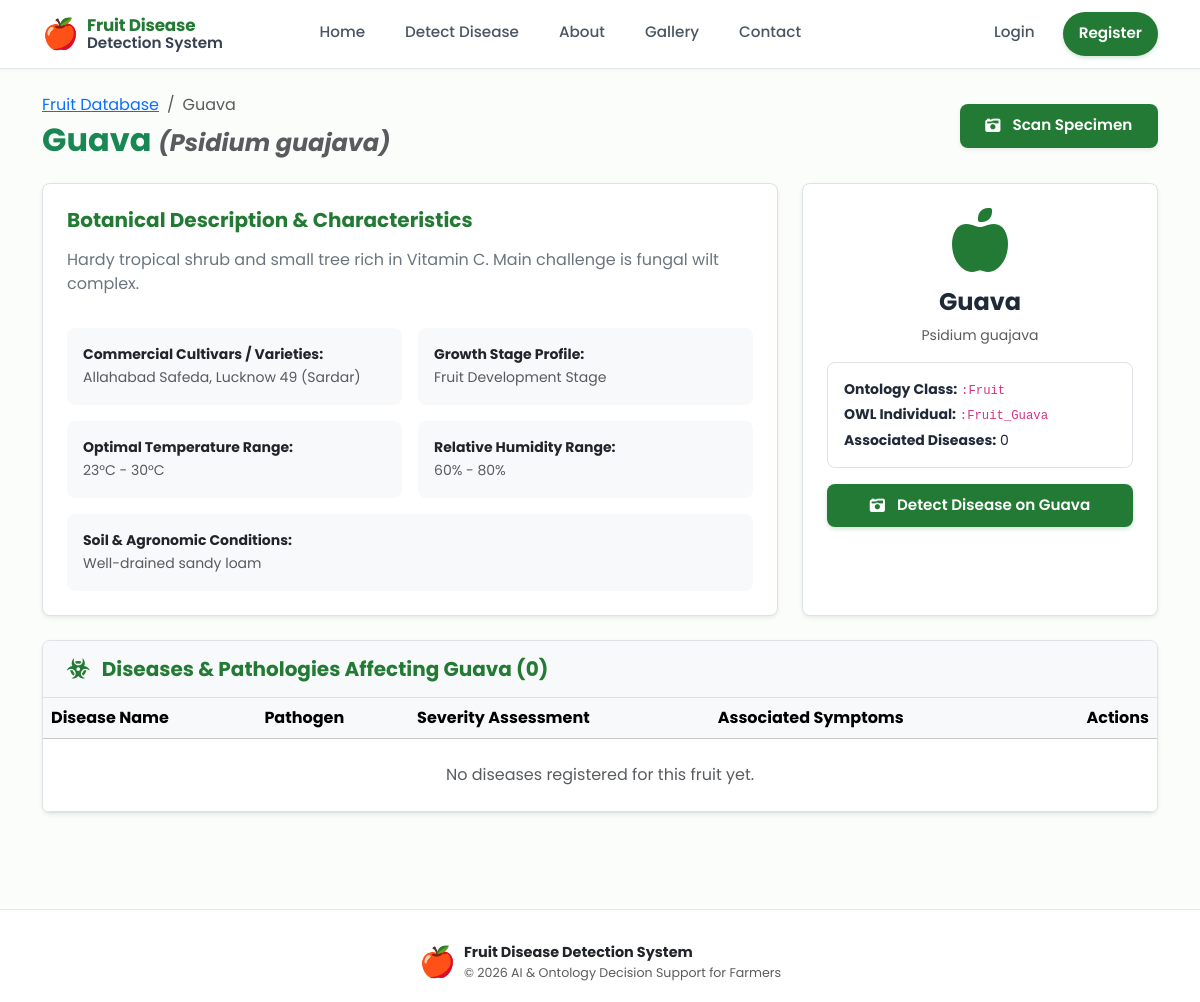
/fruits/6/, run on an earlier commit of the app's database.
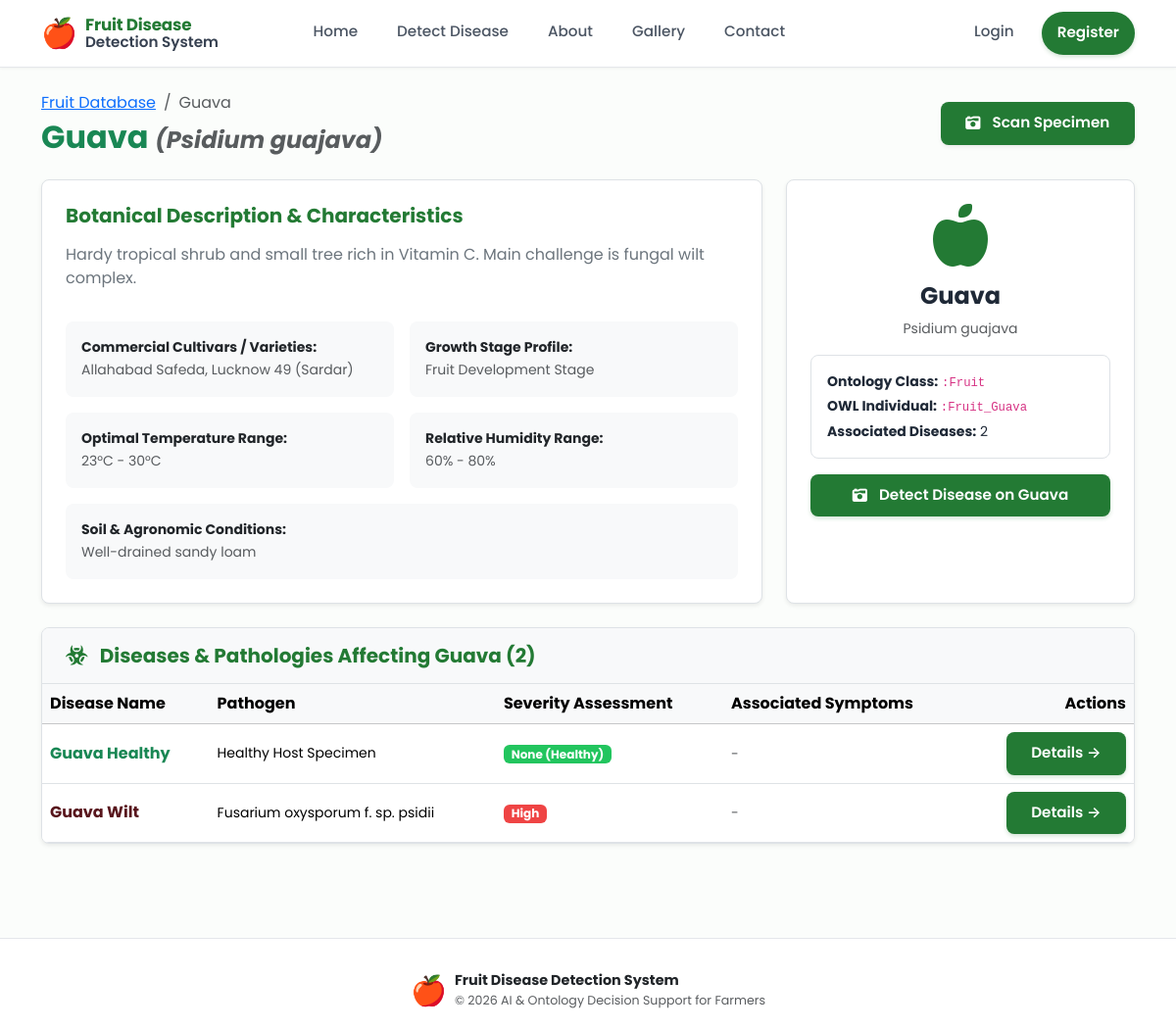
And on a later commit of the database.
### fruits/models.py (models this page shows, shortened)
class Fruit(models.Model):
    GROWTH_STAGES = [
        ('flowering', 'Flowering Stage'),
        ('fruit_set', 'Fruit Set Stage'),
        ('development', 'Fruit Development Stage'),
        ('maturation', 'Maturation / Ripening Stage'),
        ('harvest', 'Harvest / Post-Harvest Stage'),
    ]
    fruit_name = models.CharField(max_length=100, unique=True)
    scientific_name = models.CharField(max_length=150, blank=True, default='')
    variety = models.CharField(max_length=150, blank=True, default='Standard Commercial Varieties')
    varieties = models.ManyToManyField(Variety, blank=True, related_name='fruits')
    color = models.CharField(max_length=60, blank=True, default='Green / Yellow / Red')
    growth_stage = models.CharField(max_length=30, choices=GROWTH_STAGES, default='development')
    description = models.TextField(blank=True, default='')
    image = models.ImageField(upload_to='fruits/', blank=True, null=True)
    optimal_temperature = models.CharField(max_length=50, blank=True, default='20°C - 30°C')
    optimal_humidity = models.CharField(max_length=50, blank=True, default='60% - 80%')
    soil_type = models.CharField(max_length=100, blank=True, default='Well-drained loamy soil')
    created_at = models.DateTimeField(auto_now_add=True)
    updated_at = models.DateTimeField(auto_now=True)
    class Meta:
        ordering = ['fruit_name']

### diseases/models.py (models this page shows, shortened)
class Disease(models.Model):
    SEVERITY_LEVELS = [
        ('healthy', 'None (Healthy)'),
        ('low', 'Low'),
        ('moderate', 'Moderate'),
        ('high', 'High'),
        ('critical', 'Critical / Severe'),
    ]
    disease_name = models.CharField(max_length=150, unique=True)
    code_name = models.CharField(max_length=100, unique=True, help_text="Dataset class key, e.g., Mango___Anthracnose")
    affected_fruit = models.ForeignKey(Fruit, on_delete=models.CASCADE, related_name='diseases')
    is_healthy = models.BooleanField(default=False)
    pathogen = models.ForeignKey(Pathogen, on_delete=models.SET_NULL, null=True, blank=True, related_name='diseases')
    pathogen_name = models.CharField(max_length=150, blank=True, default='')
    severity = models.CharField(max_length=20, choices=SEVERITY_LEVELS, default='moderate')
    environmental_condition = models.CharField(max_length=200, blank=True, default='')
    description = models.TextField()
    image = models.ImageField(upload_to='diseases/', blank=True, null=True)
    symptoms = models.ManyToManyField(Symptom, blank=True, related_name='diseases')
    environmental_factors = models.ManyToManyField(EnvironmentalFactor, blank=True, related_name='diseases')
    treatments = models.ManyToManyField(Treatment, blank=True, related_name='diseases')
    preventions = models.ManyToManyField(Prevention, blank=True, related_name='diseases')
    created_at = models.DateTimeField(auto_now_add=True)
    updated_at = models.DateTimeField(auto_now=True)
    class Meta:
        ordering = ['affected_fruit__fruit_name', 'disease_name']

### fruits/views.py (the view)
# urls.py: path('<int:pk>/', fruit_detail_view, name='fruit_detail'),
def fruit_detail_view(request, pk):
    fruit = get_object_or_404(Fruit, pk=pk)
    diseases = fruit.diseases.all().prefetch_related('symptoms', 'treatments', 'preventions')
    return render(request, 'fruit_detail.html', {'fruit': fruit, 'diseases': diseases})

### templates/fruit_detail.html (shortened to what this page needs)
{% extends 'base.html' %}
{% block content %}
<div class="container py-4">
    <div class="d-flex justify-content-between align-items-center flex-wrap mb-4">
        <div>
            <nav aria-label="breadcrumb">
                <ol class="breadcrumb mb-1 small">
                    <li class="breadcrumb-item"><a href="{% url 'fruits:fruit_list' %}">Fruit Database</a></li>
                    <li class="breadcrumb-item active" aria-current="page">{{ fruit.fruit_name }}</li>
                </ol>
            </nav>
            <h2 class="fw-bolder text-success mb-0">{{ fruit.fruit_name }} <span class="text-muted fs-4 fst-italic">({{ fruit.scientific_name }})</span></h2>
        </div>
        <div class="d-flex gap-2 mt-2 mt-md-0">
            <a href="{% url 'detection:detect' %}" class="btn btn-theme-green btn-sm shadow-sm">
                <i class="fa-solid fa-camera-retro me-1"></i> Scan Specimen
            </a>
        </div>
    </div>
    <div class="row g-4 mb-4">
        <div class="col-lg-8">
            <div class="bg-white border rounded-3 p-4 shadow-sm h-100">
                <h5 class="fw-bold mb-3" style="color: var(--theme-green);">Botanical Description &amp; Characteristics</h5>
                <p class="text-secondary leading-relaxed">{{ fruit.description }}</p>
                <div class="row g-3 mt-2">
                    <div class="col-sm-6">
                        <div class="p-3 bg-light rounded-3">
                            <strong class="d-block text-dark small">Commercial Cultivars / Varieties:</strong>
                            <span class="text-muted small">{{ fruit.variety }}</span>
                        </div>
                    </div>
                    <div class="col-sm-6">
                        <div class="p-3 bg-light rounded-3">
                            <strong class="d-block text-dark small">Growth Stage Profile:</strong>
                            <span class="text-muted small">{{ fruit.get_growth_stage_display }}</span>
                        </div>
                    </div>
                    <div class="col-sm-6">
                        <div class="p-3 bg-light rounded-3">
                            <strong class="d-block text-dark small">Optimal Temperature Range:</strong>
                            <span class="text-muted small">{{ fruit.optimal_temperature }}</span>
                        </div>
                    </div>
                    <div class="col-sm-6">
                        <div class="p-3 bg-light rounded-3">
                            <strong class="d-block text-dark small">Relative Humidity Range:</strong>
                            <span class="text-muted small">{{ fruit.optimal_humidity }}</span>
                        </div>
                    </div>
                    <div class="col-12">
                        <div class="p-3 bg-light rounded-3">
                            <strong class="d-block text-dark small">Soil &amp; Agronomic Conditions:</strong>
                            <span class="text-muted small">{{ fruit.soil_type }}</span>
                        </div>
                    </div>
                </div>
            </div>
        </div>
        <div class="col-lg-4">
            <div class="bg-white border rounded-3 p-4 shadow-sm h-100 text-center bg-light">
                <i class="fa-solid fa-apple-whole fa-4x mb-3" style="color: var(--theme-green);"></i>
                <h4 class="fw-bold">{{ fruit.fruit_name }}</h4>
                <p class="text-muted small">{{ fruit.scientific_name }}</p>
                <div class="p-3 bg-white rounded-3 border text-start mb-3 small">
                    <div><strong>Ontology Class:</strong> <code>:Fruit</code></div>
                    <div class="mt-1"><strong>OWL Individual:</strong> <code>:Fruit_{{ fruit.fruit_name }}</code></div>
                    <div class="mt-1"><strong>Associated Diseases:</strong> {{ diseases.count }}</div>
                </div>
                <a href="{% url 'detection:detect' %}" class="btn btn-theme-green w-100 fw-semibold">
                    <i class="fa-solid fa-camera-retro me-1"></i> Detect Disease on {{ fruit.fruit_name }}
                </a>
            </div>
        </div>
    </div>
    <div class="bg-white border rounded-3 shadow-sm mb-4 overflow-hidden">
        <div class="px-4 py-3 border-bottom d-flex justify-content-between align-items-center bg-light">
            <h5 class="fw-bold mb-0" style="color: var(--theme-green);">
                <i class="fa-solid fa-biohazard me-2"></i> Diseases &amp; Pathologies Affecting {{ fruit.fruit_name }} ({{ diseases.count }})
            </h5>
        </div>
        <div>
            <div class="table-responsive">
                <table class="table table-hover align-middle mb-0">
                    <thead class="table-light">
                        <tr>
                            <th>Disease Name</th>
                            <th>Pathogen</th>
                            <th>Severity Assessment</th>
                            <th>Associated Symptoms</th>
                            <th class="text-end">Actions</th>
                        </tr>
                    </thead>
                    <tbody>
                        {% for d in diseases %}
                            <tr>
                                <td>
                                    <a href="{% url 'diseases:disease_detail' d.pk %}" class="fw-bold text-decoration-none {% if d.is_healthy %}text-success{% else %}text-danger-emphasis{% endif %}">
                                        {{ d.disease_name }}
                                    </a>
                                </td>
                                <td class="small">{{ d.pathogen_name|default:"-" }}</td>
                                <td>
                                    <span class="badge {% if d.severity == 'high' or d.severity == 'critical' %}badge-severity-high{% elif d.severity == 'moderate' %}badge-severity-moderate{% elif d.severity == 'healthy' %}badge-severity-healthy{% else %}badge-severity-low{% endif %}">
                                        {{ d.get_severity_display }}
                                    </span>
                                </td>
                                <td>
                                    {% for s in d.symptoms.all|slice:":3" %}
                                        <span class="badge bg-light text-dark border small me-1">{{ s.name }}</span>
                                    {% empty %}
                                        <span class="text-muted small">-</span>
                                    {% endfor %}
                                </td>
                                <td class="text-end">
                                    <a href="{% url 'diseases:disease_detail' d.pk %}" class="btn btn-sm btn-theme-green">
                                        Details &rarr;
                                    </a>
                                </td>
                            </tr>
                        {% empty %}
                            <tr>
                                <td colspan="5" class="text-center py-4 text-muted">
                                    No diseases registered for this fruit yet.
                                </td>
                            </tr>
                        {% endfor %}
                    </tbody>
                </table>
            </div>
        </div>
    </div>
</div>
{% endblock %}

### templates/base.html (shortened to what this page needs)
<!DOCTYPE html>
<html lang="en">
<head>
    <link href="https://cdn.jsdelivr.net/npm/bootstrap@5.3.3/dist/css/bootstrap.min.css" rel="stylesheet">
    <link href="https://cdnjs.cloudflare.com/ajax/libs/font-awesome/6.5.1/css/all.min.css" rel="stylesheet">
    <link rel="stylesheet" href="/static/css/style.css">
</head>
<body>
    <nav class="navbar navbar-expand-lg navbar-clean sticky-top">
        <div class="container">
            <a class="brand-logo-container" href="{% url 'home' %}">
                <span class="brand-apple-icon">🍎</span>
                <div class="d-flex flex-column">
                    <span class="brand-text-main">Fruit Disease</span>
                    <span class="brand-text-sub">Detection System</span>
                </div>
            </a>
            <div class="collapse navbar-collapse" id="themeNavbar">
                <ul class="navbar-nav mx-auto mb-2 mb-lg-0 align-items-center">
                    <li class="nav-item">
                        <a class="nav-link {% if request.path == '/' %}active{% endif %}" href="{% url 'home' %}">Home</a>
                    </li>
                    <li class="nav-item">
                        <a class="nav-link {% if '/detection/detect/' in request.path or '/detection/result/' in request.path %}active{% endif %}" href="{% url 'detection:detect' %}">Detect Disease</a>
                    </li>
                    <li class="nav-item">
                        <a class="nav-link {% if request.path == '/about/' %}active{% endif %}" href="{% url 'about' %}">About</a>
                    </li>
                    <li class="nav-item">
                        <a class="nav-link {% if request.path == '/gallery/' %}active{% endif %}" href="{% url 'gallery' %}">Gallery</a>
                    </li>
                    <li class="nav-item">
                        <a class="nav-link {% if request.path == '/contact/' %}active{% endif %}" href="{% url 'contact' %}">Contact</a>
                    </li>
                </ul>
                <ul class="navbar-nav ms-auto align-items-center">
                    {% if user.is_authenticated %}
                        <li class="nav-item dropdown">
                            <a class="nav-link dropdown-toggle text-dark fw-semibold d-flex align-items-center py-1" href="#" role="button" data-bs-toggle="dropdown" aria-expanded="false">
                                <i class="fa-solid fa-circle-user fa-lg text-success me-2"></i>
                                <span>{{ user.username }}</span>
                            </a>
                            <ul class="dropdown-menu dropdown-menu-end shadow-sm border-0 rounded-3">
                                <li class="dropdown-header small text-muted">Role: {{ user.profile.get_role_display|default:"User" }}</li>
                                <li><a class="dropdown-item py-2" href="{% url 'dashboard' %}"><i class="fa-solid fa-chart-line text-success me-2"></i> Dashboard</a></li>
                                <li><a class="dropdown-item py-2" href="{% url 'detection:history' %}"><i class="fa-solid fa-clock-rotate-left text-success me-2"></i> Scan History</a></li>
                                <li><a class="dropdown-item py-2" href="{% url 'accounts:profile' %}"><i class="fa-solid fa-id-card text-success me-2"></i> Profile</a></li>
                                {% if user.is_superuser or user.profile.is_admin %}
                                    <li><hr class="dropdown-divider"></li>
                                    <li><a class="dropdown-item py-2 text-danger" href="{% url 'detection:admin_dashboard' %}"><i class="fa-solid fa-gauge-high me-2"></i> Admin Console</a></li>
                                {% endif %}
                                <li><hr class="dropdown-divider"></li>
                                <li><a class="dropdown-item py-2 text-danger" href="{% url 'accounts:logout' %}"><i class="fa-solid fa-right-from-bracket me-2"></i> Logout</a></li>
                            </ul>
                        </li>
                    {% else %}
                        <li class="nav-item me-2">
                            <a class="nav-link px-3" href="{% url 'accounts:login' %}">Login</a>
                        </li>
                        <li class="nav-item">
                            <a class="btn btn-theme-green btn-sm px-3 rounded-pill" href="{% url 'accounts:register' %}">Register</a>
                        </li>
                    {% endif %}
                </ul>
            </div>
        </div>
    </nav>
    <main>
        {% block content %}{% endblock %}
    </main>
    <footer class="footer-theme mt-5">
        <div class="container">
            <div class="row g-4 align-items-center">
                <div class="col-12 text-center d-flex align-items-center justify-content-center">
                    <span class="brand-apple-icon me-2">🍎</span>
                    <div class="text-start">
                        <div class="fw-bold text-dark">Fruit Disease Detection System</div>
                        <div class="small text-muted">&copy; 2026 AI &amp; Ontology Decision Support for Farmers</div>
                    </div>
                </div>
            </div>
        </div>
    </footer>
</body>
</html>

What changed in the data, as far as the page shows it:
added Disease: disease_name "Guava Healthy", pathogen_name "Healthy Host Specimen", severity "None (Healthy)", is_healthy True (drawn)
added Disease: disease_name "Guava Wilt", pathogen_name "Fusarium oxysporum f. sp. psidii", severity "High", is_healthy False (drawn)
Also different on the page:
{{ diseases.count }}: "0" → "2"
text no longer shown: "No diseases registered for this fruit yet."
